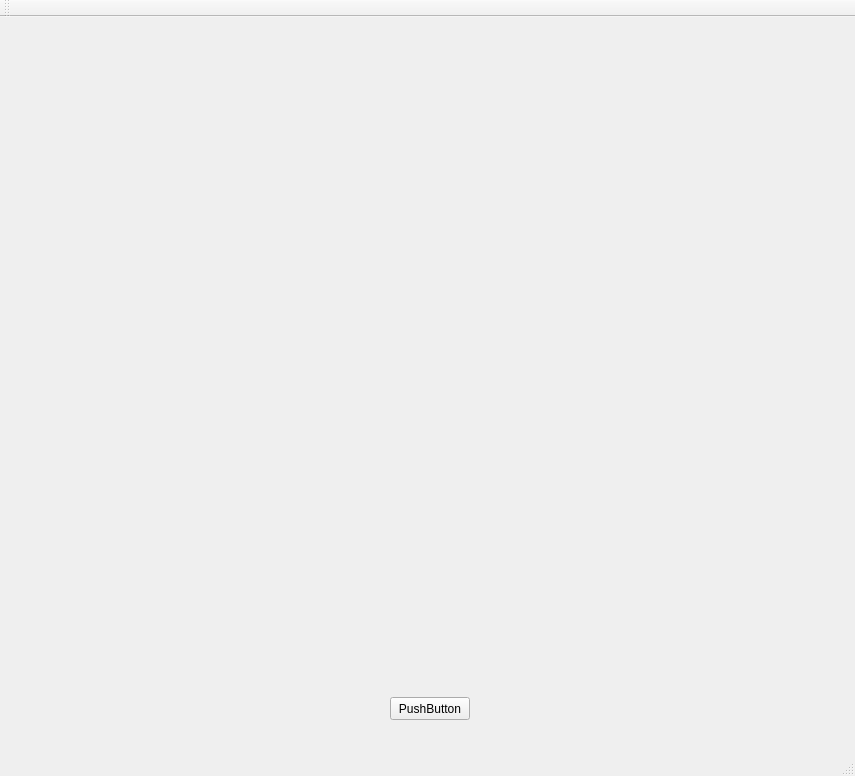
<?xml version="1.0" encoding="UTF-8"?>
<ui version="4.0">
 <class>MainWindow</class>
 <widget class="QMainWindow" name="MainWindow">
  <property name="geometry">
   <rect>
    <x>0</x>
    <y>0</y>
    <width>855</width>
    <height>776</height>
   </rect>
  </property>
  <property name="windowTitle">
   <string>MainWindow</string>
  </property>
  <widget class="QWidget" name="centralWidget">
   <widget class="QtTreePropertyBrowser" name="widget" native="true">
    <property name="geometry">
     <rect>
      <x>110</x>
      <y>30</y>
      <width>381</width>
      <height>231</height>
     </rect>
    </property>
   </widget>
   <widget class="CQtTreePropertyBrowserForCamera" name="widget_camera" native="true">
    <property name="geometry">
     <rect>
      <x>110</x>
      <y>320</y>
      <width>601</width>
      <height>321</height>
     </rect>
    </property>
   </widget>
   <widget class="QPushButton" name="pushButton">
    <property name="geometry">
     <rect>
      <x>390</x>
      <y>680</y>
      <width>80</width>
      <height>23</height>
     </rect>
    </property>
    <property name="text">
     <string>PushButton</string>
    </property>
   </widget>
  </widget>
  <widget class="QMenuBar" name="menuBar">
   <property name="geometry">
    <rect>
     <x>0</x>
     <y>0</y>
     <width>855</width>
     <height>20</height>
    </rect>
   </property>
  </widget>
  <widget class="QToolBar" name="mainToolBar">
   <attribute name="toolBarArea">
    <enum>TopToolBarArea</enum>
   </attribute>
   <attribute name="toolBarBreak">
    <bool>false</bool>
   </attribute>
  </widget>
  <widget class="QStatusBar" name="statusBar"/>
 </widget>
 <layoutdefault spacing="6" margin="11"/>
 <customwidgets>
  <customwidget>
   <class>CQtTreePropertyBrowserForCamera</class>
   <extends>QWidget</extends>
   <header>./QPropertyBrowser/QtTreePropertyBrowserForCamera.h</header>
   <container>1</container>
  </customwidget>
  <customwidget>
   <class>QtTreePropertyBrowser</class>
   <extends>QWidget</extends>
   <header>/opt/Qt5.12.0/include/QtPropertyBrowser/qttreepropertybrowser.h</header>
   <container>1</container>
  </customwidget>
 </customwidgets>
 <resources/>
 <connections/>
</ui>
